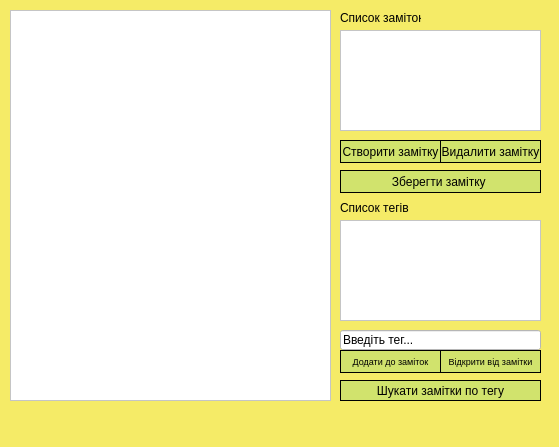
<?xml version="1.0" encoding="UTF-8"?>
<ui version="4.0">
 <class>MainWindow</class>
 <widget class="QMainWindow" name="MainWindow">
  <property name="geometry">
   <rect>
    <x>0</x>
    <y>0</y>
    <width>559</width>
    <height>447</height>
   </rect>
  </property>
  <property name="windowTitle">
   <string>MainWindow</string>
  </property>
  <property name="styleSheet">
   <string notr="true">background: #f5eb67</string>
  </property>
  <widget class="QWidget" name="centralwidget">
   <widget class="QTextEdit" name="textEdit">
    <property name="geometry">
     <rect>
      <x>10</x>
      <y>10</y>
      <width>321</width>
      <height>391</height>
     </rect>
    </property>
    <property name="styleSheet">
     <string notr="true">background: white</string>
    </property>
   </widget>
   <widget class="QListWidget" name="listWidget">
    <property name="geometry">
     <rect>
      <x>340</x>
      <y>30</y>
      <width>201</width>
      <height>101</height>
     </rect>
    </property>
    <property name="styleSheet">
     <string notr="true">background: white</string>
    </property>
   </widget>
   <widget class="QLabel" name="label">
    <property name="geometry">
     <rect>
      <x>340</x>
      <y>10</y>
      <width>81</width>
      <height>16</height>
     </rect>
    </property>
    <property name="text">
     <string>Список заміток</string>
    </property>
   </widget>
   <widget class="QPushButton" name="pushButton">
    <property name="geometry">
     <rect>
      <x>340</x>
      <y>140</y>
      <width>101</width>
      <height>23</height>
     </rect>
    </property>
    <property name="styleSheet">
     <string notr="true">background: #d1e36d;
border-radius: 15px;
border: 1px double black</string>
    </property>
    <property name="text">
     <string>Створити замітку</string>
    </property>
   </widget>
   <widget class="QPushButton" name="pushButton_2">
    <property name="geometry">
     <rect>
      <x>440</x>
      <y>140</y>
      <width>101</width>
      <height>23</height>
     </rect>
    </property>
    <property name="styleSheet">
     <string notr="true">background: #d1e36d;
border-radius: 15px;
border: 1px double black</string>
    </property>
    <property name="text">
     <string>Видалити замітку</string>
    </property>
   </widget>
   <widget class="QPushButton" name="pushButton_3">
    <property name="geometry">
     <rect>
      <x>340</x>
      <y>170</y>
      <width>201</width>
      <height>23</height>
     </rect>
    </property>
    <property name="styleSheet">
     <string notr="true">background: #d1e36d;
border-radius: 15px;
border: 1px double black</string>
    </property>
    <property name="text">
     <string>Зберегти замітку </string>
    </property>
   </widget>
   <widget class="QLabel" name="label_2">
    <property name="geometry">
     <rect>
      <x>340</x>
      <y>200</y>
      <width>71</width>
      <height>16</height>
     </rect>
    </property>
    <property name="text">
     <string>Список тегів</string>
    </property>
   </widget>
   <widget class="QListWidget" name="listWidget_2">
    <property name="geometry">
     <rect>
      <x>340</x>
      <y>220</y>
      <width>201</width>
      <height>101</height>
     </rect>
    </property>
    <property name="styleSheet">
     <string notr="true">background: white</string>
    </property>
   </widget>
   <widget class="QLineEdit" name="lineEdit">
    <property name="geometry">
     <rect>
      <x>340</x>
      <y>330</y>
      <width>201</width>
      <height>20</height>
     </rect>
    </property>
    <property name="styleSheet">
     <string notr="true">background: white</string>
    </property>
    <property name="text">
     <string>Введіть тег...</string>
    </property>
   </widget>
   <widget class="QPushButton" name="pushButton_4">
    <property name="geometry">
     <rect>
      <x>340</x>
      <y>350</y>
      <width>101</width>
      <height>23</height>
     </rect>
    </property>
    <property name="font">
     <font>
      <pointsize>7</pointsize>
     </font>
    </property>
    <property name="styleSheet">
     <string notr="true">background: #d1e36d;
border-radius: 15px;
border: 1px double black</string>
    </property>
    <property name="text">
     <string>Додати до заміток</string>
    </property>
   </widget>
   <widget class="QPushButton" name="pushButton_5">
    <property name="geometry">
     <rect>
      <x>440</x>
      <y>350</y>
      <width>101</width>
      <height>23</height>
     </rect>
    </property>
    <property name="font">
     <font>
      <pointsize>7</pointsize>
     </font>
    </property>
    <property name="styleSheet">
     <string notr="true">background: #d1e36d;
border-radius: 15px;
border: 1px double black</string>
    </property>
    <property name="text">
     <string>Відкрити від замітки</string>
    </property>
   </widget>
   <widget class="QPushButton" name="pushButton_6">
    <property name="geometry">
     <rect>
      <x>340</x>
      <y>380</y>
      <width>201</width>
      <height>21</height>
     </rect>
    </property>
    <property name="styleSheet">
     <string notr="true">background: #d1e36d;
border-radius: 15px;
border: 1px double black</string>
    </property>
    <property name="text">
     <string>Шукати замітки по тегу</string>
    </property>
   </widget>
  </widget>
  <widget class="QMenuBar" name="menubar">
   <property name="geometry">
    <rect>
     <x>0</x>
     <y>0</y>
     <width>559</width>
     <height>21</height>
    </rect>
   </property>
  </widget>
  <widget class="QStatusBar" name="statusbar"/>
 </widget>
 <resources/>
 <connections/>
</ui>
